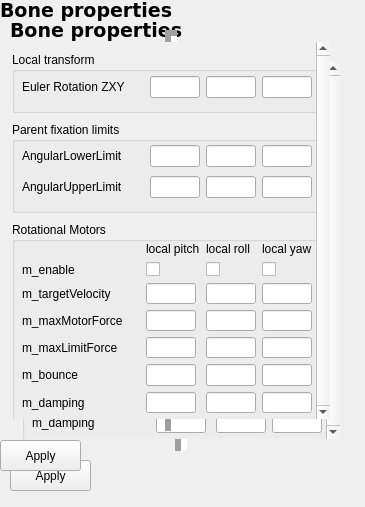
<?xml version="1.0" encoding="UTF-8"?>
<ui version="4.0">
<!--
Copyright 2011, 2012 Aurelien Da Campo, Cyprien Huissoud

This file is part of Genecraft-Project.

Genecraft-Project is free software: you can redistribute it and/or modify
it under the terms of the GNU General Public License as published by
the Free Software Foundation, either version 3 of the License, or
(at your option) any later version.

Genecraft-Project is distributed in the hope that it will be useful,
but WITHOUT ANY WARRANTY; without even the implied warranty of
MERCHANTABILITY or FITNESS FOR A PARTICULAR PURPOSE.  See the
GNU General Public License for more details.

You should have received a copy of the GNU General Public License
along with Genecraft-Project.  If not, see <http://www.gnu.org/licenses/>.
-->
 <class>Generic6DofConstraintController</class>
 <widget class="QWidget" name="Generic6DofConstraintController">
  <property name="geometry">
   <rect>
    <x>0</x>
    <y>0</y>
    <width>365</width>
    <height>507</height>
   </rect>
  </property>
  <property name="windowTitle">
   <string>Form</string>
  </property>
  <widget class="QPushButton" name="pbSaveChanges">
   <property name="geometry">
    <rect>
     <x>10</x>
     <y>460</y>
     <width>81</width>
     <height>31</height>
    </rect>
   </property>
   <property name="text">
    <string>Apply</string>
   </property>
  </widget>
  <widget class="QScrollArea" name="scrollArea">
   <property name="geometry">
    <rect>
     <x>10</x>
     <y>50</y>
     <width>342</width>
     <height>401</height>
    </rect>
   </property>
   <property name="frameShape">
    <enum>QFrame::VLine</enum>
   </property>
   <property name="lineWidth">
    <number>6</number>
   </property>
   <property name="verticalScrollBarPolicy">
    <enum>Qt::ScrollBarAlwaysOn</enum>
   </property>
   <property name="widgetResizable">
    <bool>true</bool>
   </property>
   <widget class="QWidget" name="scrollAreaWidgetContents_2">
    <property name="geometry">
     <rect>
      <x>0</x>
      <y>0</y>
      <width>313</width>
      <height>389</height>
     </rect>
    </property>
    <widget class="QGroupBox" name="gbAngularLimits">
     <property name="geometry">
      <rect>
       <x>0</x>
       <y>80</y>
       <width>311</width>
       <height>91</height>
      </rect>
     </property>
     <property name="title">
      <string>Parent fixation limits</string>
     </property>
     <widget class="QWidget" name="gridLayoutWidget_2">
      <property name="geometry">
       <rect>
        <x>10</x>
        <y>20</y>
        <width>290</width>
        <height>61</height>
       </rect>
      </property>
      <layout class="QGridLayout" name="glAngularLimits">
       <item row="0" column="0">
        <widget class="QLabel" name="lAngularLowerLimit_title">
         <property name="minimumSize">
          <size>
           <width>120</width>
           <height>0</height>
          </size>
         </property>
         <property name="text">
          <string>AngularLowerLimit</string>
         </property>
        </widget>
       </item>
       <item row="1" column="0">
        <widget class="QLabel" name="lAngularUpperLimit_title">
         <property name="text">
          <string>AngularUpperLimit</string>
         </property>
        </widget>
       </item>
       <item row="0" column="1">
        <widget class="QLineEdit" name="leAngularLowerLimit_x">
         <property name="maximumSize">
          <size>
           <width>50</width>
           <height>16777215</height>
          </size>
         </property>
        </widget>
       </item>
       <item row="1" column="1">
        <widget class="QLineEdit" name="leAngularUpperLimit_x">
         <property name="maximumSize">
          <size>
           <width>50</width>
           <height>16777215</height>
          </size>
         </property>
         <property name="text">
          <string/>
         </property>
        </widget>
       </item>
       <item row="0" column="2">
        <widget class="QLineEdit" name="leAngularLowerLimit_y">
         <property name="maximumSize">
          <size>
           <width>50</width>
           <height>16777215</height>
          </size>
         </property>
        </widget>
       </item>
       <item row="1" column="2">
        <widget class="QLineEdit" name="leAngularUpperLimit_y">
         <property name="maximumSize">
          <size>
           <width>50</width>
           <height>16777215</height>
          </size>
         </property>
         <property name="text">
          <string/>
         </property>
        </widget>
       </item>
       <item row="0" column="3">
        <widget class="QLineEdit" name="leAngularLowerLimit_z">
         <property name="maximumSize">
          <size>
           <width>50</width>
           <height>16777215</height>
          </size>
         </property>
        </widget>
       </item>
       <item row="1" column="3">
        <widget class="QLineEdit" name="leAngularUpperLimit_z">
         <property name="maximumSize">
          <size>
           <width>50</width>
           <height>16777215</height>
          </size>
         </property>
         <property name="text">
          <string/>
         </property>
        </widget>
       </item>
      </layout>
     </widget>
    </widget>
    <widget class="QGroupBox" name="gbAngularMotors">
     <property name="geometry">
      <rect>
       <x>0</x>
       <y>180</y>
       <width>311</width>
       <height>201</height>
      </rect>
     </property>
     <property name="title">
      <string>Rotational Motors</string>
     </property>
     <widget class="QWidget" name="gridLayoutWidget">
      <property name="geometry">
       <rect>
        <x>10</x>
        <y>20</y>
        <width>290</width>
        <height>171</height>
       </rect>
      </property>
      <layout class="QGridLayout" name="glAngularMotors">
       <property name="sizeConstraint">
        <enum>QLayout::SetDefaultConstraint</enum>
       </property>
       <property name="margin">
        <number>0</number>
       </property>
       <item row="0" column="3">
        <widget class="QLabel" name="l_m3">
         <property name="text">
          <string>local yaw</string>
         </property>
        </widget>
       </item>
       <item row="0" column="2">
        <widget class="QLabel" name="l_m2">
         <property name="text">
          <string>local roll</string>
         </property>
        </widget>
       </item>
       <item row="1" column="1">
        <widget class="QCheckBox" name="cbEnable_m1">
         <property name="text">
          <string/>
         </property>
        </widget>
       </item>
       <item row="1" column="2">
        <widget class="QCheckBox" name="cbEnable_m2">
         <property name="text">
          <string/>
         </property>
        </widget>
       </item>
       <item row="1" column="3">
        <widget class="QCheckBox" name="cbEnable_m3">
         <property name="text">
          <string/>
         </property>
        </widget>
       </item>
       <item row="1" column="0">
        <widget class="QLabel" name="l_enable_title">
         <property name="sizePolicy">
          <sizepolicy hsizetype="Fixed" vsizetype="Preferred">
           <horstretch>0</horstretch>
           <verstretch>0</verstretch>
          </sizepolicy>
         </property>
         <property name="maximumSize">
          <size>
           <width>100</width>
           <height>16777215</height>
          </size>
         </property>
         <property name="text">
          <string>m_enable</string>
         </property>
        </widget>
       </item>
       <item row="2" column="0">
        <widget class="QLabel" name="l_targetVelocity_title">
         <property name="sizePolicy">
          <sizepolicy hsizetype="Fixed" vsizetype="Preferred">
           <horstretch>0</horstretch>
           <verstretch>0</verstretch>
          </sizepolicy>
         </property>
         <property name="minimumSize">
          <size>
           <width>120</width>
           <height>0</height>
          </size>
         </property>
         <property name="maximumSize">
          <size>
           <width>100</width>
           <height>16777215</height>
          </size>
         </property>
         <property name="text">
          <string>m_targetVelocity</string>
         </property>
        </widget>
       </item>
       <item row="2" column="1">
        <widget class="QLineEdit" name="leTargetVelocity_m1">
         <property name="enabled">
          <bool>true</bool>
         </property>
         <property name="sizePolicy">
          <sizepolicy hsizetype="Fixed" vsizetype="Fixed">
           <horstretch>0</horstretch>
           <verstretch>0</verstretch>
          </sizepolicy>
         </property>
         <property name="maximumSize">
          <size>
           <width>50</width>
           <height>16777215</height>
          </size>
         </property>
        </widget>
       </item>
       <item row="2" column="2">
        <widget class="QLineEdit" name="leTargetVelocity_m2">
         <property name="sizePolicy">
          <sizepolicy hsizetype="Fixed" vsizetype="Fixed">
           <horstretch>0</horstretch>
           <verstretch>0</verstretch>
          </sizepolicy>
         </property>
         <property name="maximumSize">
          <size>
           <width>50</width>
           <height>16777215</height>
          </size>
         </property>
        </widget>
       </item>
       <item row="2" column="3">
        <widget class="QLineEdit" name="leTargetVelocity_m3">
         <property name="maximumSize">
          <size>
           <width>50</width>
           <height>16777215</height>
          </size>
         </property>
        </widget>
       </item>
       <item row="3" column="0">
        <widget class="QLabel" name="l_maxMotorForce_title">
         <property name="sizePolicy">
          <sizepolicy hsizetype="Fixed" vsizetype="Preferred">
           <horstretch>0</horstretch>
           <verstretch>0</verstretch>
          </sizepolicy>
         </property>
         <property name="maximumSize">
          <size>
           <width>100</width>
           <height>16777215</height>
          </size>
         </property>
         <property name="text">
          <string>m_maxMotorForce</string>
         </property>
        </widget>
       </item>
       <item row="3" column="1">
        <widget class="QLineEdit" name="leMaxMotorForce_m1">
         <property name="sizePolicy">
          <sizepolicy hsizetype="Fixed" vsizetype="Fixed">
           <horstretch>0</horstretch>
           <verstretch>0</verstretch>
          </sizepolicy>
         </property>
         <property name="maximumSize">
          <size>
           <width>50</width>
           <height>16777215</height>
          </size>
         </property>
        </widget>
       </item>
       <item row="3" column="2">
        <widget class="QLineEdit" name="leMaxMotorForce_m2">
         <property name="maximumSize">
          <size>
           <width>50</width>
           <height>16777215</height>
          </size>
         </property>
        </widget>
       </item>
       <item row="3" column="3">
        <widget class="QLineEdit" name="leMaxMotorForce_m3">
         <property name="maximumSize">
          <size>
           <width>50</width>
           <height>16777215</height>
          </size>
         </property>
        </widget>
       </item>
       <item row="0" column="1">
        <widget class="QLabel" name="l_m1">
         <property name="text">
          <string>local pitch</string>
         </property>
        </widget>
       </item>
       <item row="4" column="1">
        <widget class="QLineEdit" name="leMaxLimitForce_m1">
         <property name="sizePolicy">
          <sizepolicy hsizetype="Fixed" vsizetype="Fixed">
           <horstretch>0</horstretch>
           <verstretch>0</verstretch>
          </sizepolicy>
         </property>
         <property name="maximumSize">
          <size>
           <width>50</width>
           <height>16777215</height>
          </size>
         </property>
        </widget>
       </item>
       <item row="4" column="2">
        <widget class="QLineEdit" name="leMaxLimitForce_m2">
         <property name="maximumSize">
          <size>
           <width>50</width>
           <height>16777215</height>
          </size>
         </property>
        </widget>
       </item>
       <item row="4" column="3">
        <widget class="QLineEdit" name="leMaxLimitForce_m3">
         <property name="maximumSize">
          <size>
           <width>50</width>
           <height>16777215</height>
          </size>
         </property>
        </widget>
       </item>
       <item row="4" column="0">
        <widget class="QLabel" name="l_maxMotorForce_title_2">
         <property name="sizePolicy">
          <sizepolicy hsizetype="Fixed" vsizetype="Preferred">
           <horstretch>0</horstretch>
           <verstretch>0</verstretch>
          </sizepolicy>
         </property>
         <property name="maximumSize">
          <size>
           <width>100</width>
           <height>16777215</height>
          </size>
         </property>
         <property name="text">
          <string>m_maxLimitForce</string>
         </property>
        </widget>
       </item>
       <item row="5" column="0">
        <widget class="QLabel" name="l_maxMotorForce_title_3">
         <property name="sizePolicy">
          <sizepolicy hsizetype="Fixed" vsizetype="Preferred">
           <horstretch>0</horstretch>
           <verstretch>0</verstretch>
          </sizepolicy>
         </property>
         <property name="maximumSize">
          <size>
           <width>100</width>
           <height>16777215</height>
          </size>
         </property>
         <property name="text">
          <string>m_bounce</string>
         </property>
        </widget>
       </item>
       <item row="5" column="1">
        <widget class="QLineEdit" name="leBounce_m1">
         <property name="sizePolicy">
          <sizepolicy hsizetype="Fixed" vsizetype="Fixed">
           <horstretch>0</horstretch>
           <verstretch>0</verstretch>
          </sizepolicy>
         </property>
         <property name="maximumSize">
          <size>
           <width>50</width>
           <height>16777215</height>
          </size>
         </property>
        </widget>
       </item>
       <item row="5" column="2">
        <widget class="QLineEdit" name="leBounce_m2">
         <property name="sizePolicy">
          <sizepolicy hsizetype="Fixed" vsizetype="Fixed">
           <horstretch>0</horstretch>
           <verstretch>0</verstretch>
          </sizepolicy>
         </property>
         <property name="maximumSize">
          <size>
           <width>50</width>
           <height>16777215</height>
          </size>
         </property>
        </widget>
       </item>
       <item row="5" column="3">
        <widget class="QLineEdit" name="leBounce_m3">
         <property name="sizePolicy">
          <sizepolicy hsizetype="Fixed" vsizetype="Fixed">
           <horstretch>0</horstretch>
           <verstretch>0</verstretch>
          </sizepolicy>
         </property>
         <property name="maximumSize">
          <size>
           <width>50</width>
           <height>16777215</height>
          </size>
         </property>
        </widget>
       </item>
       <item row="6" column="0">
        <widget class="QLabel" name="l_maxMotorForce_title_4">
         <property name="sizePolicy">
          <sizepolicy hsizetype="Fixed" vsizetype="Preferred">
           <horstretch>0</horstretch>
           <verstretch>0</verstretch>
          </sizepolicy>
         </property>
         <property name="maximumSize">
          <size>
           <width>100</width>
           <height>16777215</height>
          </size>
         </property>
         <property name="text">
          <string>m_damping</string>
         </property>
        </widget>
       </item>
       <item row="6" column="1">
        <widget class="QLineEdit" name="leDamping_m1">
         <property name="sizePolicy">
          <sizepolicy hsizetype="Fixed" vsizetype="Fixed">
           <horstretch>0</horstretch>
           <verstretch>0</verstretch>
          </sizepolicy>
         </property>
         <property name="maximumSize">
          <size>
           <width>50</width>
           <height>16777215</height>
          </size>
         </property>
        </widget>
       </item>
       <item row="6" column="2">
        <widget class="QLineEdit" name="leDamping_m2">
         <property name="sizePolicy">
          <sizepolicy hsizetype="Fixed" vsizetype="Fixed">
           <horstretch>0</horstretch>
           <verstretch>0</verstretch>
          </sizepolicy>
         </property>
         <property name="maximumSize">
          <size>
           <width>50</width>
           <height>16777215</height>
          </size>
         </property>
        </widget>
       </item>
       <item row="6" column="3">
        <widget class="QLineEdit" name="leDamping_m3">
         <property name="sizePolicy">
          <sizepolicy hsizetype="Fixed" vsizetype="Fixed">
           <horstretch>0</horstretch>
           <verstretch>0</verstretch>
          </sizepolicy>
         </property>
         <property name="maximumSize">
          <size>
           <width>50</width>
           <height>16777215</height>
          </size>
         </property>
        </widget>
       </item>
      </layout>
     </widget>
    </widget>
    <widget class="QGroupBox" name="gbAngularLimits_2">
     <property name="geometry">
      <rect>
       <x>0</x>
       <y>10</y>
       <width>311</width>
       <height>61</height>
      </rect>
     </property>
     <property name="title">
      <string>Local transform</string>
     </property>
     <widget class="QWidget" name="gridLayoutWidget_3">
      <property name="geometry">
       <rect>
        <x>10</x>
        <y>20</y>
        <width>290</width>
        <height>31</height>
       </rect>
      </property>
      <layout class="QGridLayout" name="glAngularLimits_2">
       <item row="0" column="0">
        <widget class="QLabel" name="lEulerRot">
         <property name="minimumSize">
          <size>
           <width>120</width>
           <height>0</height>
          </size>
         </property>
         <property name="text">
          <string>Euler Rotation ZXY</string>
         </property>
        </widget>
       </item>
       <item row="0" column="1">
        <widget class="QLineEdit" name="leEulerRotX">
         <property name="maximumSize">
          <size>
           <width>50</width>
           <height>16777215</height>
          </size>
         </property>
        </widget>
       </item>
       <item row="0" column="2">
        <widget class="QLineEdit" name="leEulerRotY">
         <property name="maximumSize">
          <size>
           <width>50</width>
           <height>16777215</height>
          </size>
         </property>
        </widget>
       </item>
       <item row="0" column="3">
        <widget class="QLineEdit" name="leEulerRotZ">
         <property name="maximumSize">
          <size>
           <width>50</width>
           <height>16777215</height>
          </size>
         </property>
        </widget>
       </item>
      </layout>
     </widget>
    </widget>
   </widget>
  </widget>
  <widget class="QLabel" name="label">
   <property name="geometry">
    <rect>
     <x>10</x>
     <y>20</y>
     <width>181</width>
     <height>21</height>
    </rect>
   </property>
   <property name="font">
    <font>
     <family>Verdana</family>
     <pointsize>14</pointsize>
     <weight>75</weight>
     <bold>true</bold>
    </font>
   </property>
   <property name="text">
    <string>Bone properties</string>
   </property>
  </widget>
  <widget class="QLabel" name="label_2">
   <property name="geometry">
    <rect>
     <x>0</x>
     <y>0</y>
     <width>181</width>
     <height>21</height>
    </rect>
   </property>
   <property name="font">
    <font>
     <family>Verdana</family>
     <pointsize>14</pointsize>
     <weight>75</weight>
     <bold>true</bold>
    </font>
   </property>
   <property name="text">
    <string>Bone properties</string>
   </property>
  </widget>
  <widget class="QScrollArea" name="scrollArea_2">
   <property name="geometry">
    <rect>
     <x>0</x>
     <y>30</y>
     <width>342</width>
     <height>401</height>
    </rect>
   </property>
   <property name="frameShape">
    <enum>QFrame::VLine</enum>
   </property>
   <property name="lineWidth">
    <number>6</number>
   </property>
   <property name="verticalScrollBarPolicy">
    <enum>Qt::ScrollBarAlwaysOn</enum>
   </property>
   <property name="widgetResizable">
    <bool>true</bool>
   </property>
   <widget class="QWidget" name="scrollAreaWidgetContents_3">
    <property name="geometry">
     <rect>
      <x>0</x>
      <y>0</y>
      <width>313</width>
      <height>389</height>
     </rect>
    </property>
    <widget class="QGroupBox" name="gbAngularLimits_3">
     <property name="geometry">
      <rect>
       <x>0</x>
       <y>80</y>
       <width>311</width>
       <height>91</height>
      </rect>
     </property>
     <property name="title">
      <string>Parent fixation limits</string>
     </property>
     <widget class="QWidget" name="gridLayoutWidget_4">
      <property name="geometry">
       <rect>
        <x>10</x>
        <y>20</y>
        <width>290</width>
        <height>61</height>
       </rect>
      </property>
      <layout class="QGridLayout" name="glAngularLimits_3">
       <item row="0" column="0">
        <widget class="QLabel" name="lAngularLowerLimit_title_2">
         <property name="minimumSize">
          <size>
           <width>120</width>
           <height>0</height>
          </size>
         </property>
         <property name="text">
          <string>AngularLowerLimit</string>
         </property>
        </widget>
       </item>
       <item row="1" column="0">
        <widget class="QLabel" name="lAngularUpperLimit_title_2">
         <property name="text">
          <string>AngularUpperLimit</string>
         </property>
        </widget>
       </item>
       <item row="0" column="1">
        <widget class="QLineEdit" name="leAngularLowerLimit_x_2">
         <property name="maximumSize">
          <size>
           <width>50</width>
           <height>16777215</height>
          </size>
         </property>
        </widget>
       </item>
       <item row="1" column="1">
        <widget class="QLineEdit" name="leAngularUpperLimit_x_2">
         <property name="maximumSize">
          <size>
           <width>50</width>
           <height>16777215</height>
          </size>
         </property>
         <property name="text">
          <string/>
         </property>
        </widget>
       </item>
       <item row="0" column="2">
        <widget class="QLineEdit" name="leAngularLowerLimit_y_2">
         <property name="maximumSize">
          <size>
           <width>50</width>
           <height>16777215</height>
          </size>
         </property>
        </widget>
       </item>
       <item row="1" column="2">
        <widget class="QLineEdit" name="leAngularUpperLimit_y_2">
         <property name="maximumSize">
          <size>
           <width>50</width>
           <height>16777215</height>
          </size>
         </property>
         <property name="text">
          <string/>
         </property>
        </widget>
       </item>
       <item row="0" column="3">
        <widget class="QLineEdit" name="leAngularLowerLimit_z_2">
         <property name="maximumSize">
          <size>
           <width>50</width>
           <height>16777215</height>
          </size>
         </property>
        </widget>
       </item>
       <item row="1" column="3">
        <widget class="QLineEdit" name="leAngularUpperLimit_z_2">
         <property name="maximumSize">
          <size>
           <width>50</width>
           <height>16777215</height>
          </size>
         </property>
         <property name="text">
          <string/>
         </property>
        </widget>
       </item>
      </layout>
     </widget>
    </widget>
    <widget class="QGroupBox" name="gbAngularMotors_2">
     <property name="geometry">
      <rect>
       <x>0</x>
       <y>180</y>
       <width>311</width>
       <height>201</height>
      </rect>
     </property>
     <property name="title">
      <string>Rotational Motors</string>
     </property>
     <widget class="QWidget" name="gridLayoutWidget_5">
      <property name="geometry">
       <rect>
        <x>10</x>
        <y>20</y>
        <width>290</width>
        <height>171</height>
       </rect>
      </property>
      <layout class="QGridLayout" name="glAngularMotors_2">
       <property name="sizeConstraint">
        <enum>QLayout::SetDefaultConstraint</enum>
       </property>
       <property name="margin">
        <number>0</number>
       </property>
       <item row="0" column="3">
        <widget class="QLabel" name="l_m3_2">
         <property name="text">
          <string>local yaw</string>
         </property>
        </widget>
       </item>
       <item row="0" column="2">
        <widget class="QLabel" name="l_m2_2">
         <property name="text">
          <string>local roll</string>
         </property>
        </widget>
       </item>
       <item row="1" column="1">
        <widget class="QCheckBox" name="cbEnable_m1_2">
         <property name="text">
          <string/>
         </property>
        </widget>
       </item>
       <item row="1" column="2">
        <widget class="QCheckBox" name="cbEnable_m2_2">
         <property name="text">
          <string/>
         </property>
        </widget>
       </item>
       <item row="1" column="3">
        <widget class="QCheckBox" name="cbEnable_m3_2">
         <property name="text">
          <string/>
         </property>
        </widget>
       </item>
       <item row="1" column="0">
        <widget class="QLabel" name="l_enable_title_2">
         <property name="sizePolicy">
          <sizepolicy hsizetype="Fixed" vsizetype="Preferred">
           <horstretch>0</horstretch>
           <verstretch>0</verstretch>
          </sizepolicy>
         </property>
         <property name="maximumSize">
          <size>
           <width>100</width>
           <height>16777215</height>
          </size>
         </property>
         <property name="text">
          <string>m_enable</string>
         </property>
        </widget>
       </item>
       <item row="2" column="0">
        <widget class="QLabel" name="l_targetVelocity_title_2">
         <property name="sizePolicy">
          <sizepolicy hsizetype="Fixed" vsizetype="Preferred">
           <horstretch>0</horstretch>
           <verstretch>0</verstretch>
          </sizepolicy>
         </property>
         <property name="minimumSize">
          <size>
           <width>120</width>
           <height>0</height>
          </size>
         </property>
         <property name="maximumSize">
          <size>
           <width>100</width>
           <height>16777215</height>
          </size>
         </property>
         <property name="text">
          <string>m_targetVelocity</string>
         </property>
        </widget>
       </item>
       <item row="2" column="1">
        <widget class="QLineEdit" name="leTargetVelocity_m1_2">
         <property name="enabled">
          <bool>true</bool>
         </property>
         <property name="sizePolicy">
          <sizepolicy hsizetype="Fixed" vsizetype="Fixed">
           <horstretch>0</horstretch>
           <verstretch>0</verstretch>
          </sizepolicy>
         </property>
         <property name="maximumSize">
          <size>
           <width>50</width>
           <height>16777215</height>
          </size>
         </property>
        </widget>
       </item>
       <item row="2" column="2">
        <widget class="QLineEdit" name="leTargetVelocity_m2_2">
         <property name="sizePolicy">
          <sizepolicy hsizetype="Fixed" vsizetype="Fixed">
           <horstretch>0</horstretch>
           <verstretch>0</verstretch>
          </sizepolicy>
         </property>
         <property name="maximumSize">
          <size>
           <width>50</width>
           <height>16777215</height>
          </size>
         </property>
        </widget>
       </item>
       <item row="2" column="3">
        <widget class="QLineEdit" name="leTargetVelocity_m3_2">
         <property name="maximumSize">
          <size>
           <width>50</width>
           <height>16777215</height>
          </size>
         </property>
        </widget>
       </item>
       <item row="3" column="0">
        <widget class="QLabel" name="l_maxMotorForce_title_5">
         <property name="sizePolicy">
          <sizepolicy hsizetype="Fixed" vsizetype="Preferred">
           <horstretch>0</horstretch>
           <verstretch>0</verstretch>
          </sizepolicy>
         </property>
         <property name="maximumSize">
          <size>
           <width>100</width>
           <height>16777215</height>
          </size>
         </property>
         <property name="text">
          <string>m_maxMotorForce</string>
         </property>
        </widget>
       </item>
       <item row="3" column="1">
        <widget class="QLineEdit" name="leMaxMotorForce_m1_2">
         <property name="sizePolicy">
          <sizepolicy hsizetype="Fixed" vsizetype="Fixed">
           <horstretch>0</horstretch>
           <verstretch>0</verstretch>
          </sizepolicy>
         </property>
         <property name="maximumSize">
          <size>
           <width>50</width>
           <height>16777215</height>
          </size>
         </property>
        </widget>
       </item>
       <item row="3" column="2">
        <widget class="QLineEdit" name="leMaxMotorForce_m2_2">
         <property name="maximumSize">
          <size>
           <width>50</width>
           <height>16777215</height>
          </size>
         </property>
        </widget>
       </item>
       <item row="3" column="3">
        <widget class="QLineEdit" name="leMaxMotorForce_m3_2">
         <property name="maximumSize">
          <size>
           <width>50</width>
           <height>16777215</height>
          </size>
         </property>
        </widget>
       </item>
       <item row="0" column="1">
        <widget class="QLabel" name="l_m1_2">
         <property name="text">
          <string>local pitch</string>
         </property>
        </widget>
       </item>
       <item row="4" column="1">
        <widget class="QLineEdit" name="leMaxLimitForce_m1_2">
         <property name="sizePolicy">
          <sizepolicy hsizetype="Fixed" vsizetype="Fixed">
           <horstretch>0</horstretch>
           <verstretch>0</verstretch>
          </sizepolicy>
         </property>
         <property name="maximumSize">
          <size>
           <width>50</width>
           <height>16777215</height>
          </size>
         </property>
        </widget>
       </item>
       <item row="4" column="2">
        <widget class="QLineEdit" name="leMaxLimitForce_m2_2">
         <property name="maximumSize">
          <size>
           <width>50</width>
           <height>16777215</height>
          </size>
         </property>
        </widget>
       </item>
       <item row="4" column="3">
        <widget class="QLineEdit" name="leMaxLimitForce_m3_2">
         <property name="maximumSize">
          <size>
           <width>50</width>
           <height>16777215</height>
          </size>
         </property>
        </widget>
       </item>
       <item row="4" column="0">
        <widget class="QLabel" name="l_maxMotorForce_title_6">
         <property name="sizePolicy">
          <sizepolicy hsizetype="Fixed" vsizetype="Preferred">
           <horstretch>0</horstretch>
           <verstretch>0</verstretch>
          </sizepolicy>
         </property>
         <property name="maximumSize">
          <size>
           <width>100</width>
           <height>16777215</height>
          </size>
         </property>
         <property name="text">
          <string>m_maxLimitForce</string>
         </property>
        </widget>
       </item>
       <item row="5" column="0">
        <widget class="QLabel" name="l_maxMotorForce_title_7">
         <property name="sizePolicy">
          <sizepolicy hsizetype="Fixed" vsizetype="Preferred">
           <horstretch>0</horstretch>
           <verstretch>0</verstretch>
          </sizepolicy>
         </property>
         <property name="maximumSize">
          <size>
           <width>100</width>
           <height>16777215</height>
          </size>
         </property>
         <property name="text">
          <string>m_bounce</string>
         </property>
        </widget>
       </item>
       <item row="5" column="1">
        <widget class="QLineEdit" name="leBounce_m1_2">
         <property name="sizePolicy">
          <sizepolicy hsizetype="Fixed" vsizetype="Fixed">
           <horstretch>0</horstretch>
           <verstretch>0</verstretch>
          </sizepolicy>
         </property>
         <property name="maximumSize">
          <size>
           <width>50</width>
           <height>16777215</height>
          </size>
         </property>
        </widget>
       </item>
       <item row="5" column="2">
        <widget class="QLineEdit" name="leBounce_m2_2">
         <property name="sizePolicy">
          <sizepolicy hsizetype="Fixed" vsizetype="Fixed">
           <horstretch>0</horstretch>
           <verstretch>0</verstretch>
          </sizepolicy>
         </property>
         <property name="maximumSize">
          <size>
           <width>50</width>
           <height>16777215</height>
          </size>
         </property>
        </widget>
       </item>
       <item row="5" column="3">
        <widget class="QLineEdit" name="leBounce_m3_2">
         <property name="sizePolicy">
          <sizepolicy hsizetype="Fixed" vsizetype="Fixed">
           <horstretch>0</horstretch>
           <verstretch>0</verstretch>
          </sizepolicy>
         </property>
         <property name="maximumSize">
          <size>
           <width>50</width>
           <height>16777215</height>
          </size>
         </property>
        </widget>
       </item>
       <item row="6" column="0">
        <widget class="QLabel" name="l_maxMotorForce_title_8">
         <property name="sizePolicy">
          <sizepolicy hsizetype="Fixed" vsizetype="Preferred">
           <horstretch>0</horstretch>
           <verstretch>0</verstretch>
          </sizepolicy>
         </property>
         <property name="maximumSize">
          <size>
           <width>100</width>
           <height>16777215</height>
          </size>
         </property>
         <property name="text">
          <string>m_damping</string>
         </property>
        </widget>
       </item>
       <item row="6" column="1">
        <widget class="QLineEdit" name="leDamping_m1_2">
         <property name="sizePolicy">
          <sizepolicy hsizetype="Fixed" vsizetype="Fixed">
           <horstretch>0</horstretch>
           <verstretch>0</verstretch>
          </sizepolicy>
         </property>
         <property name="maximumSize">
          <size>
           <width>50</width>
           <height>16777215</height>
          </size>
         </property>
        </widget>
       </item>
       <item row="6" column="2">
        <widget class="QLineEdit" name="leDamping_m2_2">
         <property name="sizePolicy">
          <sizepolicy hsizetype="Fixed" vsizetype="Fixed">
           <horstretch>0</horstretch>
           <verstretch>0</verstretch>
          </sizepolicy>
         </property>
         <property name="maximumSize">
          <size>
           <width>50</width>
           <height>16777215</height>
          </size>
         </property>
        </widget>
       </item>
       <item row="6" column="3">
        <widget class="QLineEdit" name="leDamping_m3_2">
         <property name="sizePolicy">
          <sizepolicy hsizetype="Fixed" vsizetype="Fixed">
           <horstretch>0</horstretch>
           <verstretch>0</verstretch>
          </sizepolicy>
         </property>
         <property name="maximumSize">
          <size>
           <width>50</width>
           <height>16777215</height>
          </size>
         </property>
        </widget>
       </item>
      </layout>
     </widget>
    </widget>
    <widget class="QGroupBox" name="gbAngularLimits_4">
     <property name="geometry">
      <rect>
       <x>0</x>
       <y>10</y>
       <width>311</width>
       <height>61</height>
      </rect>
     </property>
     <property name="title">
      <string>Local transform</string>
     </property>
     <widget class="QWidget" name="gridLayoutWidget_6">
      <property name="geometry">
       <rect>
        <x>10</x>
        <y>20</y>
        <width>290</width>
        <height>31</height>
       </rect>
      </property>
      <layout class="QGridLayout" name="glAngularLimits_4">
       <item row="0" column="0">
        <widget class="QLabel" name="lEulerRot_2">
         <property name="minimumSize">
          <size>
           <width>120</width>
           <height>0</height>
          </size>
         </property>
         <property name="text">
          <string>Euler Rotation ZXY</string>
         </property>
        </widget>
       </item>
       <item row="0" column="1">
        <widget class="QLineEdit" name="leEulerRotX_2">
         <property name="maximumSize">
          <size>
           <width>50</width>
           <height>16777215</height>
          </size>
         </property>
        </widget>
       </item>
       <item row="0" column="2">
        <widget class="QLineEdit" name="leEulerRotY_2">
         <property name="maximumSize">
          <size>
           <width>50</width>
           <height>16777215</height>
          </size>
         </property>
        </widget>
       </item>
       <item row="0" column="3">
        <widget class="QLineEdit" name="leEulerRotZ_2">
         <property name="maximumSize">
          <size>
           <width>50</width>
           <height>16777215</height>
          </size>
         </property>
        </widget>
       </item>
      </layout>
     </widget>
    </widget>
   </widget>
  </widget>
  <widget class="QPushButton" name="pbSaveChanges_2">
   <property name="geometry">
    <rect>
     <x>0</x>
     <y>440</y>
     <width>81</width>
     <height>31</height>
    </rect>
   </property>
   <property name="text">
    <string>Apply</string>
   </property>
  </widget>
 </widget>
 <resources/>
 <connections/>
</ui>
